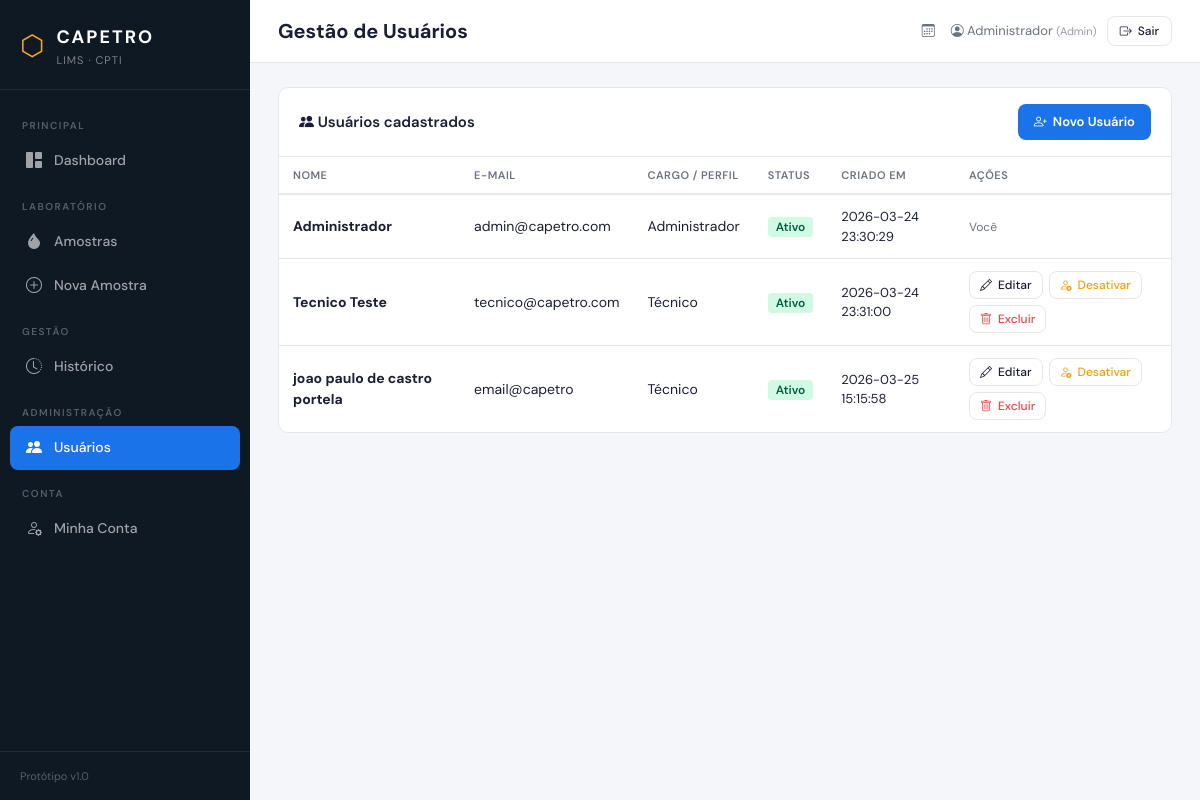
/usuarios (signed in), run on the app's committed database.
### tables this page shows
CREATE TABLE usuarios (
            id INTEGER PRIMARY KEY AUTOINCREMENT,
            nome TEXT NOT NULL,
            email TEXT NOT NULL UNIQUE,
            senha_hash TEXT NOT NULL,
            cargo TEXT DEFAULT 'Tecnico',
            perfil TEXT DEFAULT 'tecnico',
            ativo INTEGER DEFAULT 1,
            criado_em TEXT DEFAULT (datetime('now', 'localtime'))
        );

### app.py (the view)
@app.route('/usuarios')
@login_required
@perfil_minimo('admin')
def listar_usuarios():
    db = get_db()
    usuarios = db.execute('SELECT * FROM usuarios ORDER BY nome').fetchall()
    db.close()
    return render_template('usuarios/lista.html', usuarios=usuarios, perfil_labels=PERFIL_LABELS)

### app.py (called while the page is built)
def perfil_minimo(perfil_necessario):
    def decorator(f):
        @wraps(f)
        def decorated(*args, **kwargs):
            perfil_usuario = session.get('usuario_perfil', 'tecnico')
            if PERFIS.get(perfil_usuario, 0) < PERFIS.get(perfil_necessario, 0):
                flash('Você não tem permissão para acessar esta página.', 'error')
                return redirect(url_for('dashboard'))
            return f(*args, **kwargs)
        return decorated
    return decorator

@app.before_request
def before_request():
    if not os.path.exists('capetro_lims.db'):
        init_db()
        seed_data()

def login_required(f):
    @wraps(f)
    def decorated(*args, **kwargs):
        if 'usuario_id' not in session:
            flash('Faça login para acessar o sistema.', 'error')
            return redirect(url_for('login'))
        return f(*args, **kwargs)
    return decorated

### database.py (called while the page is built)
def get_db():
    db = sqlite3.connect(DATABASE)
    db.row_factory = sqlite3.Row
    db.execute("PRAGMA foreign_keys = ON")
    return db

### templates/usuarios/lista.html (shortened to what this page needs)
{% extends "base.html" %}
{% block page_title %}Gestão de Usuários{% endblock %}
{% block content %}
<div class="card-panel">
    <div class="card-panel-header" style="display: flex; justify-content: space-between; align-items: center;">
        <h3><i class="bi bi-people-fill"></i> Usuários cadastrados</h3>
        <a href="{{ url_for('criar_usuario') }}" class="btn-brand" style="padding: 8px 16px; font-size: 13px;">
            <i class="bi bi-person-plus"></i> Novo Usuário
        </a>
    </div>
    <div class="card-panel-body p-0">
        <table class="table-clean">
            <thead>
                <tr>
                    <th>Nome</th>
                    <th>E-mail</th>
                    <th>Cargo / Perfil</th>
                    <th>Status</th>
                    <th>Criado em</th>
                    <th>Ações</th>
                </tr>
            </thead>
            <tbody>
                {% for u in usuarios %}
                <tr>
                    <td><strong>{{ u.nome }}</strong></td>
                    <td>{{ u.email }}</td>
                    <td>{{ perfil_labels.get(u.perfil, u.perfil) }}</td>
                    <td>
                        {% if u.ativo %}
                            <span class="badge-conforme">Ativo</span>
                        {% else %}
                            <span class="badge-nconforme">Inativo</span>
                        {% endif %}
                    </td>
                    <td style="font-size: 13px;">{{ u.criado_em or '-' }}</td>
                    <td>
                        {% if u.id != session.get('usuario_id') %}
                        <div style="display: flex; gap: 6px; flex-wrap: wrap;">
                            <a href="{{ url_for('editar_usuario', usuario_id=u.id) }}" class="btn-outline" style="padding: 4px 10px; font-size: 12px;">
                                <i class="bi bi-pencil"></i> Editar
                            </a>
                            <form method="POST" action="{{ url_for('toggle_usuario', usuario_id=u.id) }}" style="display:inline;">
                                {% if u.ativo %}
                                <button type="submit" class="btn-outline" style="padding: 4px 10px; font-size: 12px; color: var(--warning);"
                                        onclick="return confirm('Desativar {{ u.nome }}?');">
                                    <i class="bi bi-person-x"></i> Desativar
                                </button>
                                {% else %}
                                <button type="submit" class="btn-outline" style="padding: 4px 10px; font-size: 12px; color: var(--success);">
                                    <i class="bi bi-person-check"></i> Ativar
                                </button>
                                {% endif %}
                            </form>
                            <form method="POST" action="{{ url_for('excluir_usuario', usuario_id=u.id) }}" style="display:inline;">
                                <button type="submit" class="btn-outline" style="padding: 4px 10px; font-size: 12px; color: var(--danger);"
                                        onclick="return confirm('EXCLUIR permanentemente a conta de {{ u.nome }}? Essa ação não pode ser desfeita.');">
                                    <i class="bi bi-trash"></i> Excluir
                                </button>
                            </form>
                        </div>
                        {% else %}
                        <span style="font-size: 12px; color: var(--text-secondary);">Você</span>
                        {% endif %}
                    </td>
                </tr>
                {% endfor %}
            </tbody>
        </table>
    </div>
</div>
{% endblock %}

### templates/base.html (shortened to what this page needs)
<!DOCTYPE html>
<html lang="pt-BR">
<head>
    <link href="https://cdn.jsdelivr.net/npm/bootstrap@5.3.3/dist/css/bootstrap.min.css" rel="stylesheet">
    <link href="https://cdn.jsdelivr.net/npm/bootstrap-icons@1.11.3/font/bootstrap-icons.min.css" rel="stylesheet">
    <link href="{{ url_for('static', filename='css/style.css') }}" rel="stylesheet">
</head>
<body>
    <nav class="sidebar" id="sidebar">
        <div class="sidebar-brand">
            <span class="brand-icon">⬡</span>
            <div>
                <div class="brand-name">CAPETRO</div>
                <div class="brand-sub">LIMS · CPTI</div>
            </div>
        </div>
        <ul class="sidebar-nav">
            <li class="nav-section">PRINCIPAL</li>
            <li>
                <a href="{{ url_for('dashboard') }}" class="{% if request.endpoint == 'dashboard' %}active{% endif %}">
                    <i class="bi bi-grid-1x2-fill"></i>
                    <span>Dashboard</span>
                </a>
            </li>
            <li class="nav-section">LABORATÓRIO</li>
            <li>
                <a href="{{ url_for('listar_amostras') }}" class="{% if 'amostra' in request.endpoint|default('') %}active{% endif %}">
                    <i class="bi bi-droplet-fill"></i>
                    <span>Amostras</span>
                </a>
            </li>
            <li>
                <a href="{{ url_for('nova_amostra') }}">
                    <i class="bi bi-plus-circle"></i>
                    <span>Nova Amostra</span>
                </a>
            </li>
            {% if session.get('usuario_perfil') in ['coordenador', 'gerente', 'admin'] %}
            <li class="nav-section">GESTÃO</li>
            <li>
                <a href="{{ url_for('historico') }}" class="{% if request.endpoint == 'historico' %}active{% endif %}">
                    <i class="bi bi-clock-history"></i>
                    <span>Histórico</span>
                </a>
            </li>
            {% endif %}
            {% if session.get('usuario_perfil') == 'admin' %}
            <li class="nav-section">ADMINISTRAÇÃO</li>
            <li>
                <a href="{{ url_for('listar_usuarios') }}" class="{% if 'usuario' in request.endpoint|default('') and request.endpoint != 'minha_conta' %}active{% endif %}">
                    <i class="bi bi-people-fill"></i>
                    <span>Usuários</span>
                </a>
            </li>
            {% endif %}
            <li class="nav-section">CONTA</li>
            <li>
                <a href="{{ url_for('minha_conta') }}" class="{% if request.endpoint == 'minha_conta' %}active{% endif %}">
                    <i class="bi bi-person-gear"></i>
                    <span>Minha Conta</span>
                </a>
            </li>
        </ul>
        <div class="sidebar-footer">
            <div class="sidebar-footer-text">
                 Protótipo v1.0
            </div>
        </div>
    </nav>
    <main class="main-content">
        <header class="topbar">
            <div class="topbar-title">{% block page_title %}{% endblock %}</div>
            <div class="topbar-right" style="display: flex; align-items: center; gap: 16px;">
                <span class="topbar-date">
                    <i class="bi bi-calendar3"></i>
                </span>
                {% if session.get('usuario_nome') %}
                <div style="display: flex; align-items: center; gap: 10px;">
                    <span style="font-size: 13px; color: var(--text-secondary);">
                        <i class="bi bi-person-circle"></i>
                        {{ session.usuario_nome }}
                        <span style="font-size: 11px; opacity: 0.7;">({{ session.get('usuario_perfil', 'tecnico')|capitalize }})</span>
                    </span>
                    <a href="{{ url_for('logout') }}" class="btn-outline" style="padding: 5px 12px; font-size: 12px;"
                       onclick="return confirm('Tem certeza que deseja sair do sistema?');">
                        <i class="bi bi-box-arrow-right"></i> Sair
                    </a>
                </div>
                {% endif %}
            </div>
        </header>
        <div class="page-content">
            {% block content %}{% endblock %}
        </div>
    </main>
</body>
</html>

### static/css/style.css (style rules this page uses)
:root { --brand-dark: #0f1923; --brand-primary: #1a73e8; --brand-accent: #f5a623; --sidebar-bg: #0f1923; --sidebar-width: 250px; --surface: #ffffff; --surface-alt: #f4f6f9; --text-primary: #1a1f36; --text-secondary: #6b7280; --border: #e5e7eb; --success: #10b981; --danger: #ef4444; --warning: #f59e0b; --radius: 10px; }
* { margin: 0; padding: 0; box-sizing: border-box; }
body { font-family: 'DM Sans', -apple-system, sans-serif; background: var(--surface-alt); color: var(--text-primary); display: flex; min-height: 100vh; }
.sidebar { width: var(--sidebar-width); background: var(--sidebar-bg); color: #fff; display: flex; flex-direction: column; position: fixed; top: 0; left: 0; bottom: 0; z-index: 100; transition: transform 0.3s ease; }
.sidebar-brand { display: flex; align-items: center; gap: 12px; padding: 24px 20px 20px; border-bottom: 1px solid rgba(255,255,255,0.08); }
.brand-icon { font-size: 28px; color: var(--brand-accent); }
.brand-name { font-size: 18px; font-weight: 700; letter-spacing: 2px; }
.brand-sub { font-size: 11px; color: rgba(255,255,255,0.45); letter-spacing: 1px; margin-top: 1px; }
.sidebar-nav { list-style: none; padding: 12px 10px; flex: 1; }
.nav-section { font-size: 10px; font-weight: 600; letter-spacing: 1.5px; color: rgba(255,255,255,0.3); padding: 16px 12px 6px; }
.sidebar-nav a { display: flex; align-items: center; gap: 10px; padding: 10px 14px; color: rgba(255,255,255,0.6); text-decoration: none; border-radius: 8px; font-size: 14px; font-weight: 500; transition: all 0.2s; }
.sidebar-nav a.active { color: #fff; background: var(--brand-primary); }
.sidebar-nav a i { font-size: 16px; width: 20px; text-align: center; }
.sidebar-footer { padding: 16px 20px; border-top: 1px solid rgba(255,255,255,0.08); }
.sidebar-footer-text { font-size: 11px; color: rgba(255,255,255,0.3); }
.main-content { margin-left: var(--sidebar-width); flex: 1; min-height: 100vh; }
.topbar { display: flex; align-items: center; justify-content: space-between; padding: 16px 28px; background: var(--surface); border-bottom: 1px solid var(--border); }
.topbar-title { font-size: 20px; font-weight: 700; color: var(--text-primary); }
.topbar-date { font-size: 13px; color: var(--text-secondary); display: flex; align-items: center; gap: 6px; }
.page-content { padding: 24px 28px; }
.card-panel { background: var(--surface); border-radius: var(--radius); border: 1px solid var(--border); overflow: hidden; }
.card-panel-header { padding: 16px 20px; border-bottom: 1px solid var(--border); display: flex; align-items: center; justify-content: space-between; }
.card-panel-header h3 { font-size: 15px; font-weight: 600; margin: 0; }
.card-panel-body { padding: 20px; }
.table-clean { width: 100%; border-collapse: collapse; }
.table-clean thead th { font-size: 11px; font-weight: 600; text-transform: uppercase; letter-spacing: 0.5px; color: var(--text-secondary); padding: 10px 14px; border-bottom: 2px solid var(--border); text-align: left; }
.table-clean tbody td { padding: 12px 14px; font-size: 14px; border-bottom: 1px solid var(--border); vertical-align: middle; }
.table-clean tbody tr:last-child td { border-bottom: none; }
.badge-conforme { background: #d1fae5; color: #065f46; padding: 2px 8px; border-radius: 4px; font-size: 12px; font-weight: 600; }
.btn-brand { background: var(--brand-primary); color: #fff; border: none; padding: 9px 20px; border-radius: 8px; font-size: 14px; font-weight: 600; font-family: inherit; cursor: pointer; transition: background 0.2s; text-decoration: none; display: inline-flex; align-items: center; gap: 6px; }
.btn-outline { background: transparent; color: var(--text-primary); border: 1px solid var(--border); padding: 9px 20px; border-radius: 8px; font-size: 14px; font-weight: 500; font-family: inherit; cursor: pointer; transition: all 0.2s; text-decoration: none; display: inline-flex; align-items: center; gap: 6px; }

### data on the page
usuarios: get "Admin", nome "Administrador", email "admin@capetro.com", get "Administrador", ativo "Ativo", criado_em "2026-03-24 23:30:29", shows "Você"
usuarios: nome "Tecnico Teste", email "tecnico@capetro.com", get "Técnico", ativo "Ativo", criado_em "2026-03-24 23:31:00"
usuarios: nome "joao paulo de castro portela", email "email@capetro", get "Técnico", ativo "Ativo", criado_em "2026-03-25 15:15:58"

### other printed values
{{ session.usuario_nome }} "Administrador"
